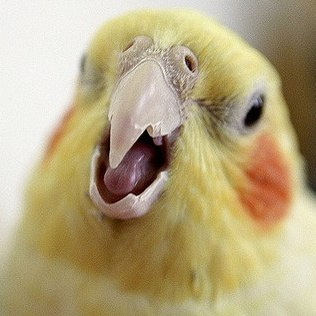
#> input picture psita.jpg, 316 x 316 px, found by its file name
$ python 1_Read_Image_d.py
#> lines starting #> are read from the running program, lines starting #| are printed output that depends on the picture
import cv2
import numpy as np
import matplotlib.pyplot as plt

img = cv2.imread('psita.jpg');
#> img is the input picture: shape (316, 316, 3); mean B, G, R 126.9, 166.3, 181.5
b,g,r = cv2.split(img);
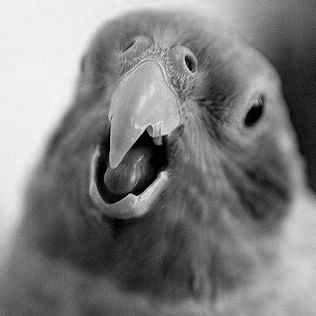
#> b: shape (316, 316); min 0, max 248, mean 126.9
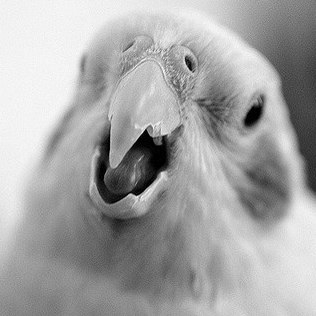
#> g: shape (316, 316); min 0, max 254, mean 166.3
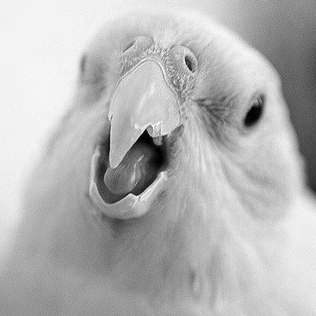
#> r: shape (316, 316); min 0, max 255, mean 181.5
img2 = cv2.merge([r,g,b]);
plt.subplot(121);plt.imshow(img); # expects distorted color
plt.subplot(122);plt.imshow(img2); # expect true color
plt.show();
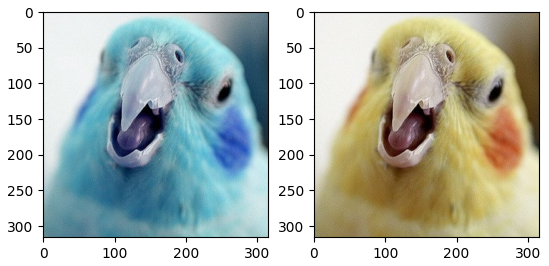
#> figure drawn by matplotlib, 2 panels; B, G, R data is drawn as R, G, B

cv2.imshow('bgr image',img); # expects true color
cv2.imshow('rgb image',img2); # expects distorted color
cv2.waitKey(0);
cv2.destroyAllWindows();

$ run again, with cronograma_1.jpg copied over psita.jpg
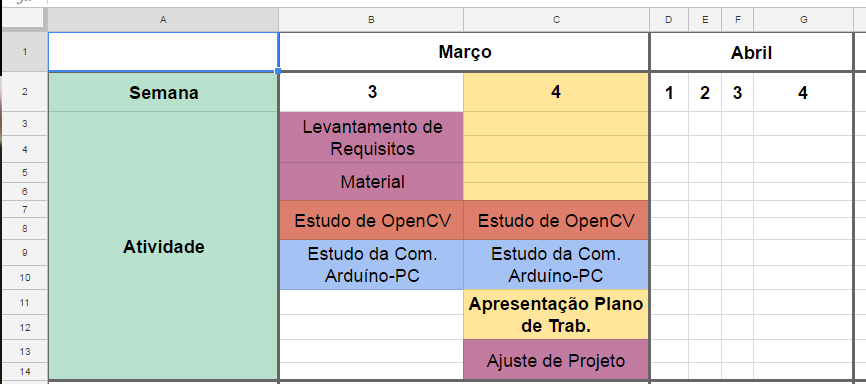
#> input picture cronograma_1.jpg, 866 x 384 px, found by its file name
#> img is the input picture: shape (384, 866, 3); mean B, G, R 209.1, 215.9, 216.5
#> `b,g,r = cv2.split(img);`:
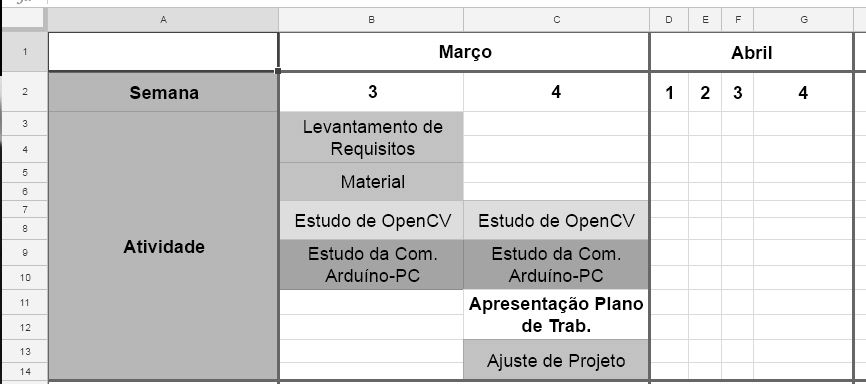
#> r: shape (384, 866); min 0, max 255, mean 216.5
#> `plt.show();`:
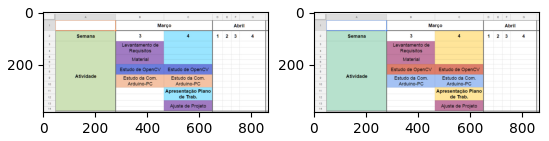
#> figure drawn by matplotlib, 2 panels; B, G, R data is drawn as R, G, B
